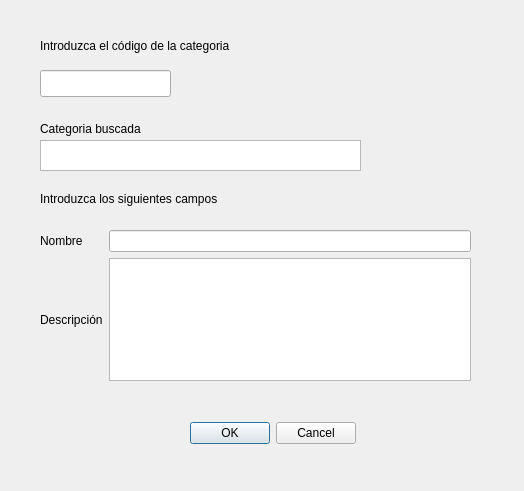
<?xml version="1.0" encoding="UTF-8"?>
<ui version="4.0">
 <class>Form</class>
 <widget class="QWidget" name="Form">
  <property name="geometry">
   <rect>
    <x>0</x>
    <y>0</y>
    <width>524</width>
    <height>491</height>
   </rect>
  </property>
  <property name="windowTitle">
   <string>Form</string>
  </property>
  <widget class="QLabel" name="label">
   <property name="geometry">
    <rect>
     <x>40</x>
     <y>30</y>
     <width>271</width>
     <height>31</height>
    </rect>
   </property>
   <property name="text">
    <string>Introduzca el código de la categoria</string>
   </property>
  </widget>
  <widget class="QLineEdit" name="lineEdit">
   <property name="geometry">
    <rect>
     <x>40</x>
     <y>70</y>
     <width>131</width>
     <height>27</height>
    </rect>
   </property>
  </widget>
  <widget class="QLabel" name="label_2">
   <property name="geometry">
    <rect>
     <x>40</x>
     <y>120</y>
     <width>221</width>
     <height>17</height>
    </rect>
   </property>
   <property name="text">
    <string>Categoria buscada</string>
   </property>
  </widget>
  <widget class="QTextBrowser" name="textBrowser">
   <property name="geometry">
    <rect>
     <x>40</x>
     <y>140</y>
     <width>321</width>
     <height>31</height>
    </rect>
   </property>
  </widget>
  <widget class="QLabel" name="label_3">
   <property name="geometry">
    <rect>
     <x>40</x>
     <y>190</y>
     <width>261</width>
     <height>17</height>
    </rect>
   </property>
   <property name="text">
    <string>Introduzca los siguientes campos</string>
   </property>
  </widget>
  <widget class="QDialogButtonBox" name="buttonBox">
   <property name="geometry">
    <rect>
     <x>180</x>
     <y>420</y>
     <width>176</width>
     <height>27</height>
    </rect>
   </property>
   <property name="standardButtons">
    <set>QDialogButtonBox::Cancel|QDialogButtonBox::Ok</set>
   </property>
  </widget>
  <widget class="QWidget" name="">
   <property name="geometry">
    <rect>
     <x>40</x>
     <y>230</y>
     <width>431</width>
     <height>151</height>
    </rect>
   </property>
   <layout class="QGridLayout" name="gridLayout">
    <item row="0" column="0">
     <widget class="QLabel" name="label_4">
      <property name="text">
       <string>Nombre</string>
      </property>
     </widget>
    </item>
    <item row="0" column="1">
     <widget class="QLineEdit" name="lineEdit_2"/>
    </item>
    <item row="1" column="0">
     <widget class="QLabel" name="label_5">
      <property name="text">
       <string>Descripción</string>
      </property>
     </widget>
    </item>
    <item row="1" column="1">
     <widget class="QTextEdit" name="textEdit"/>
    </item>
   </layout>
  </widget>
 </widget>
 <resources/>
 <connections/>
</ui>
